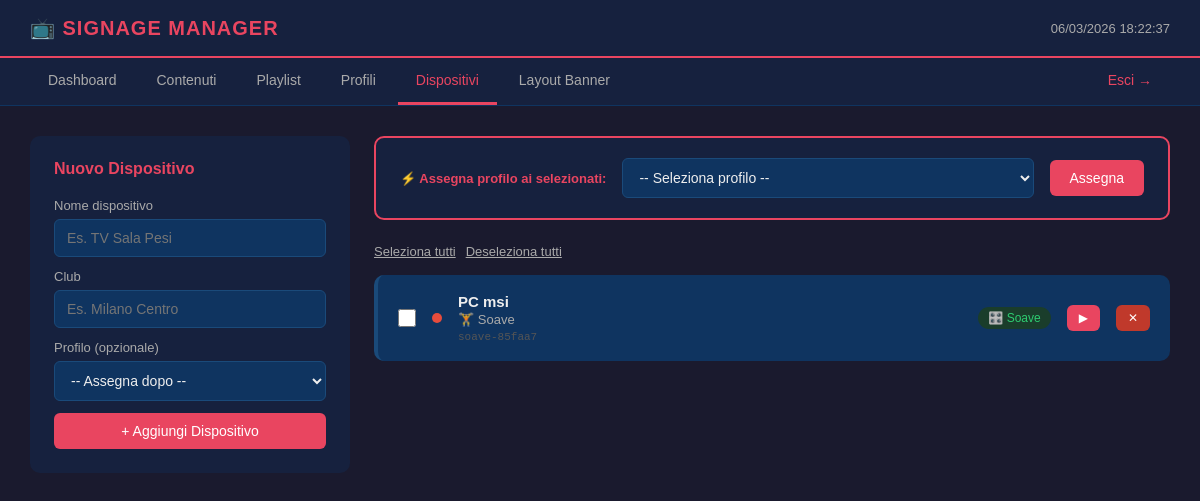
Page /dispositivi.php (signed in) on the earlier database version.
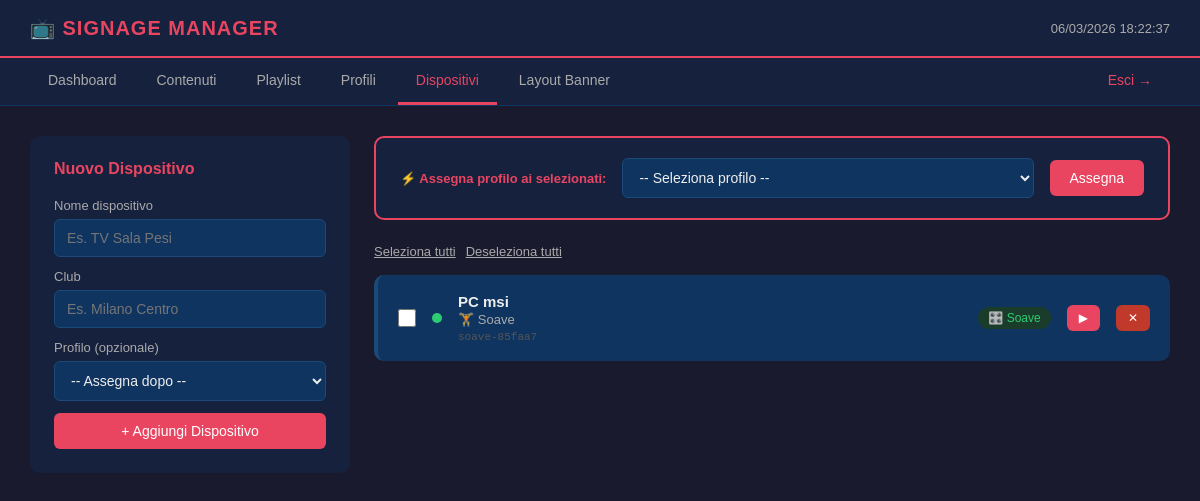
Same page on the later database version.
### tables this page shows
CREATE TABLE dispositivi (
    id INTEGER PRIMARY KEY AUTOINCREMENT,
    nome TEXT NOT NULL,
    club TEXT NOT NULL,
    token TEXT UNIQUE NOT NULL,
    profilo_id INTEGER,
    stato TEXT DEFAULT 'offline',
    ultimo_ping DATETIME,
    creato_il DATETIME DEFAULT CURRENT_TIMESTAMP,
    FOREIGN KEY(profilo_id) REFERENCES profili(id) ON DELETE SET NULL
);

CREATE TABLE profili (
    id INTEGER PRIMARY KEY AUTOINCREMENT,
    nome TEXT NOT NULL,
    banner_attivo INTEGER DEFAULT 1,
    creato_il DATETIME DEFAULT CURRENT_TIMESTAMP
);

### dispositivi.php (the view, shortened to what the changed rows need)
<?php
$db = getDB();
$dispositivi = $db->query("
    SELECT d.*, p.nome as profilo_nome
    FROM dispositivi d
    LEFT JOIN profili p ON p.id = d.profilo_id
    ORDER BY d.club
")->fetchAll(PDO::FETCH_ASSOC);
require_once 'includes/header.php';
?>
<div class="container">
    <div style="display:grid; grid-template-columns:320px 1fr; gap:24px;">
        <div>
            <div class="box">
                <h2>Nuovo Dispositivo</h2>
            </div>
        </div>
        <div>
            <?php if (!empty($dispositivi)): ?>
            <form method="POST">
                <?php foreach ($dispositivi as $d):
                    $online = $d['stato'] === 'online' &&
                              $d['ultimo_ping'] &&
                              strtotime($d['ultimo_ping']) > strtotime('-2 minutes');
                ?>
                <div id="card-<?php echo $d['id']; ?>"
                     style="background:#0f3460; border-radius:10px; padding:18px 20px;
                            margin-bottom:12px; display:flex; align-items:center; gap:16px;
                            border-left:4px solid #1a4a7a; transition:border-color 0.2s;">
                    <input type="checkbox" class="check" name="dispositivi_ids[]"
                           value="<?php echo $d['id']; ?>"
                           onclick="toggleCard(<?php echo $d['id']; ?>)"
                           style="width:18px; height:18px; accent-color:#e94560; cursor:pointer;">
                    <div style="width:10px; height:10px; border-radius:50%;
                                background:<?php echo $online ? '#2ecc71' : '#e74c3c'; ?>; flex-shrink:0;">
                    </div>
                    <div style="flex:1;">
                        <div style="font-size:15px; font-weight:bold;"><?php echo htmlspecialchars($d['nome']); ?></div>
                        <div style="font-size:13px; color:#aaa; margin-top:2px;">🏋️ <?php echo htmlspecialchars($d['club']); ?></div>
                        <div style="font-size:11px; color:#555; margin-top:4px; font-family:monospace;"><?php echo $d['token']; ?></div>
                    </div>
                    <?php if ($d['profilo_nome']): ?>
                        <span style="font-size:12px; padding:4px 10px; border-radius:20px;
                                     background:#1a3d2b; color:#2ecc71; white-space:nowrap;">
                            🎛️ <?php echo htmlspecialchars($d['profilo_nome']); ?>
                        </span>
                    <?php endif; ?>
                    <a href="/player/?token=<?php echo $d['token']; ?>"
                       target="_blank" class="btn btn-sm">▶</a>
                    <a href="/dispositivi.php?elimina=<?php echo $d['id']; ?>"
                       class="btn btn-sm btn-danger"
                       onclick="return confirm('Eliminare questo dispositivo?')">✕</a>
                </div>
                <?php endforeach; ?>
            </form>
            <?php else: ?>
            <div class="box">
                <div class="vuoto">Nessun dispositivo ancora. Aggiungine uno!</div>
            </div>
            <?php endif; ?>
        </div>
    </div>
</div>
<?php require_once 'includes/footer.php'; ?>

Differences in the rows shown:
changed dispositivi "PC msi": ultimo_ping "2026-03-04 23:24:01" → "2026-03-06 18:22:28" (drawn)
